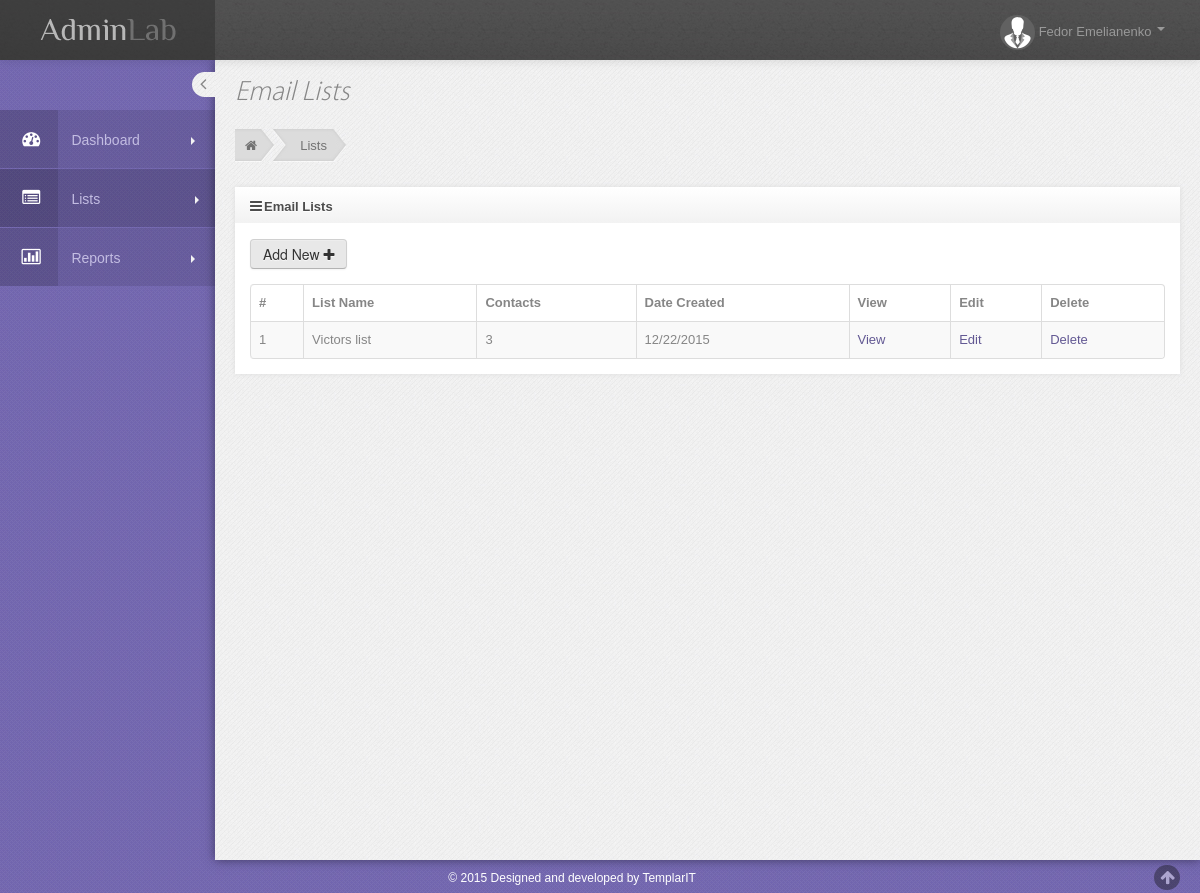
The page /lists.php (signed in) on the database its author committed.
### tables this page shows
CREATE TABLE IF NOT EXISTS `lists` (
  `id` int(11) NOT NULL AUTO_INCREMENT,
  `user_id` int(11) NOT NULL,
  `name` varchar(200) NOT NULL,
  `created` varchar(30) NOT NULL,
  PRIMARY KEY (`id`),
  KEY `user_id` (`user_id`)
);

### lists.php (the view, shortened to what this page needs)
<?php
include 'include/dbconnect.php';
$stmt = $conn->prepare('SELECT id, name, created FROM lists WHERE user_id = :user');
$result = $stmt->execute(array('user' => $_SESSION['id']));
?>
	     <link rel="stylesheet" href="assets/data-tables/DT_bootstrap.css" />
      <div id="main-content">
         <div class="container-fluid">
            <div class="row-fluid">
               <div class="span12">
                  <h3 class="page-title">
                     Email Lists
                  </h3>
                   <ul class="breadcrumb">
                       <li>
                           <a href="dashboard.php"><i class="icon-home"></i></a><span class="divider">&nbsp;</span>
                       </li>
                       <li><a href="#">Lists</a><span class="divider-last">&nbsp;</span></li>
                   </ul>
               </div>
            </div>
            <div class="row-fluid">
                <div class="span12">
                    <div class="widget">
                        <div class="widget-title">
                            <h4><i class="icon-reorder"></i>Email Lists</h4>
                        </div>
                        <div class="widget-body">
                            <div class="portlet-body">
                                <div class="clearfix">
                                    <div class="btn-group">
                                        <button id="lists-add" class="btn green">
                                            Add New <i class="icon-plus"></i>
                                        </button>
                                    </div>
                                </div>
                                <div class="space15"></div>
                                <table class="table table-striped table-hover table-bordered" id="lists-names">
                                    <thead>
                                    	<tr>
									<th>#</th>
									<th>List Name</th>
									<th>Contacts</th>
									<th>Date Created</th>
									<th>View</th>
									<th>Edit</th>
									<th>Delete</th>
								</tr>
                                    </thead>
                                    <tbody>
		<?php
		$i = 1;
		while($row = $stmt->fetch()){
			$stmtcount = $conn->prepare('SELECT COUNT(id) as Total FROM emails WHERE list_id = :listid');
			$resultcount = $stmtcount->execute(array('listid' => $row['id']));
			$rowcount = $stmtcount->fetch();
echo "<tr id=".$row['id']."><td>$i</td><td>".htmlentities($row['name'])."</td><td>".$rowcount['Total']."</td><td>".htmlentities($row['created'])."</td><td><a href='emails.php?id=".urlencode($row['id'])."'>View</a></td><td><a class='edit' href='#'>Edit</a></td><td><a class='delete' href='#'>Delete</a></td></tr>";
				$i++;
		}
		if($i == 1) echo '<tr><td>&nbsp;</td><td>There are no lists to display</td><td>&nbsp;</td><td>&nbsp;</td><td>&nbsp;</td><td>&nbsp;</td><td>&nbsp;</td></tr>'; ?>
                                    </tbody>
                                </table>
                            </div>
                        </div>
                    </div>
                </div>
            </div>
         </div>
      </div>
<?php
$content = ob_get_contents();
include 'include/header.php';
print $content;
include 'include/footer.php';
?>

### css/style_responsive.css (style rules this page uses)
@media (min-width: 980px) { #main-content { margin-top: 0px !important; } }
@media (min-width: 980px) { .fixed-top #main-content { margin-top: 20px; } }

### css/style_default.css (style rules this page uses)
body { color: #868686; background: url(../img/bg-purple.jpg) !important; }
#main-content { box-shadow: 0 0 10px #3f3861; -moz-box-shadow: 0 0 10px #3f3861; -webkit-box-shadow:0 0 10px #3f3861 ; }
a, a:hover { text-shadow: none !important; color: #625893; }

### rows shown on the page
lists: name "Victors list", Total "3", created "12/22/2015"

### other values the page prints
$_SESSION['fname'] "Fedor"
$_SESSION['lname'] "Emelianenko"
